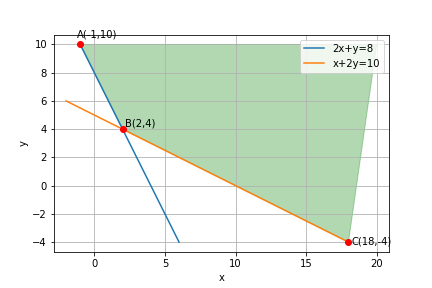

Python code for this plot:
# -*- coding: utf-8 -*-
"""assignment10.ipynb

Automatically generated by Colaboratory.

Original file is located at
    https://colab.research.google.com/drive/1ZwYGehC52fUIb56aS8sSFKJZdgy88j65
"""

import numpy as np
import matplotlib.pyplot as plt

#Generate line points
def line_gen(A,B):
  len =10
  dim = A.shape[0]
  x_AB = np.zeros((dim,len))
  lam_1 = np.linspace(0,1,len)
  for i in range(len):
    temp1 = A + lam_1[i]*(B-A)
    x_AB[:,i]= temp1.T
  return x_AB

#Plotting line 2x+y = 8
A=np.array([6,-4])
B=np.array([-1,10])
AB=line_gen(A,B)
plt.plot(AB[0,:],AB[1,:],label='2x+y=8')

#Plotting line x+2y=10
P=np.array([-2,6])
Q=np.array([18,-4])
PQ=line_gen(P,Q)
plt.plot(PQ[0,:],PQ[1,:],label='x+2y=10')

#Shading Required Region
x1=[-1,2,18,20]
y1=[10,4,-4,10]
plt.fill(x1,y1,color='green',alpha=0.3)

#Labelling points
plt.plot(-1,10,'o',color='r')
plt.text(-1.2,10.5,'A(-1,10)')
plt.plot(2,4,'o',color='r')
plt.text(2.2,4.2,'B(2,4)')
plt.plot(18,-4,'o',color='r')
plt.text(18.2,-4.2,'C(18,-4)')

#if using termux
plt.savefig('assignment10.png')
#else


plt.xlabel('x')
plt.ylabel('y')
plt.legend(loc='best')
plt.grid() # minor
plt.axis('equal')

#if using termux
plt.savefig('assignment10.png')
#else

plt.show()